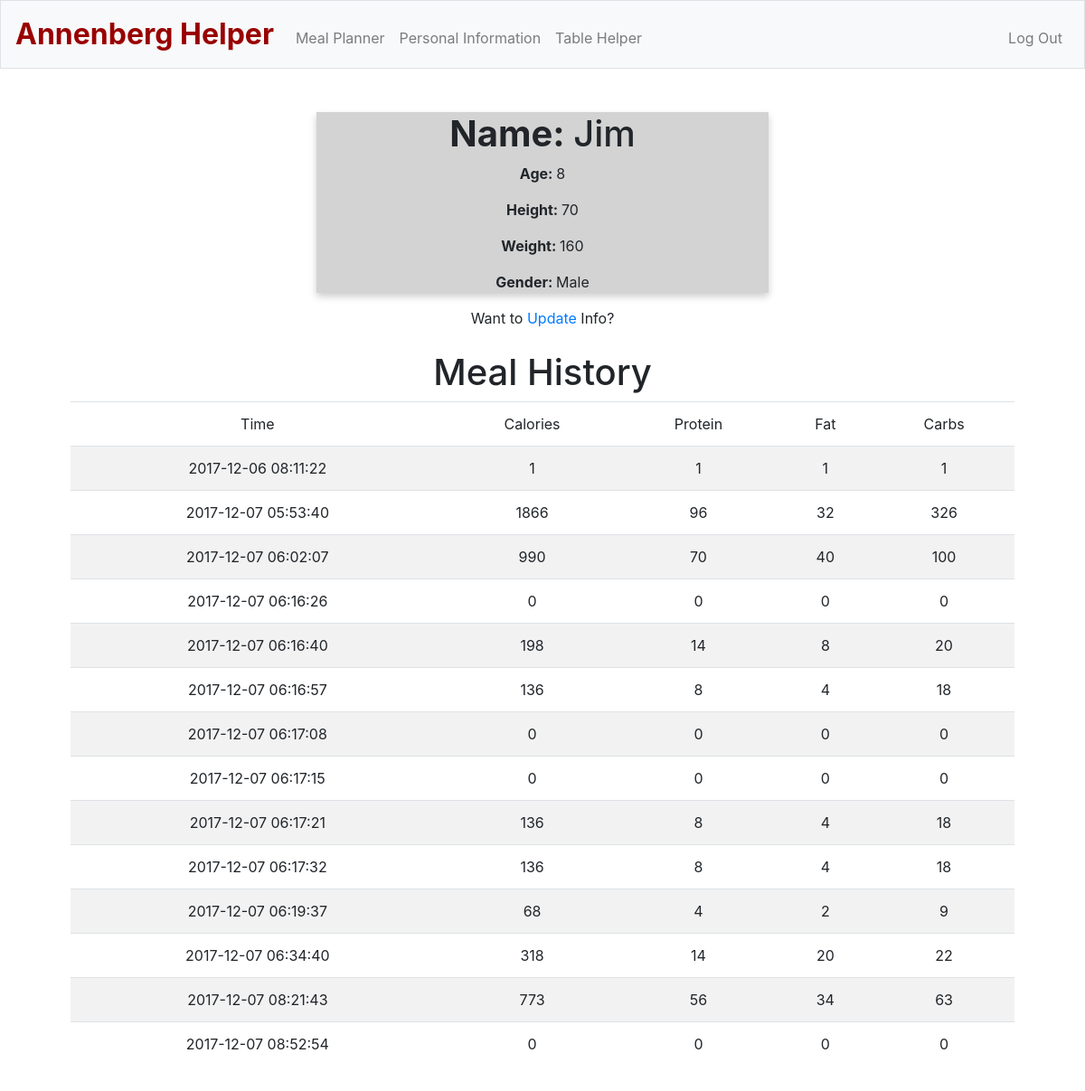
Page /personal_info (signed in) on the committed database.
### tables this page shows
CREATE TABLE "users" ('id' INTEGER PRIMARY KEY AUTOINCREMENT NOT NULL, 'username' TEXT NOT NULL,'hash' TEXT NOT NULL, 'name' TEXT);

CREATE TABLE 'user_information' ('age' INTEGER, 'gender' TEXT, 'height' NUMERIC, 'weight' NUMERIC, 'bmr' NUMERIC, 'id' INTEGER);

CREATE TABLE 'meals' ('time' DATETIME DEFAULT CURRENT_TIMESTAMP, 'calories' INTEGER, 'protein' INTEGER, 'fat' INTEGER, 'carbs' INTEGER, 'id' INTEGER);

### application.py (the view)
@app.route("/personal_info", methods=["GET"])
@login_required
def personal_info():
    personal_info = db.execute("SELECT * FROM user_information WHERE id=:id", id=session["user_id"])
    name = db.execute("SELECT name FROM users WHERE id=:id", id=session["user_id"])
    meals = db.execute("SELECT * FROM meals WHERE id=:id", id=session["user_id"])
    return render_template("personal_info.html",
                           name=name[0]["name"],
                           weight=personal_info[0]["weight"],
                           height=personal_info[0]["height"],
                           age=personal_info[0]["age"],
                           gender=personal_info[0]["gender"],
                           meals=meals)

### application.py (called while the page is built)
@app.after_request
def after_request(response):
    response.headers["Cache-Control"] = "no-cache, no-store, must-revalidate"
    response.headers["Expires"] = 0
    response.headers["Pragma"] = "no-cache"
    return response

### helpers.py (called while the page is built)
def login_required(f):
    @wraps(f)
    def decorated_function(*args, **kwargs):
        if session.get("user_id") is None:
            return redirect("/login")
        return f(*args, **kwargs)
    return decorated_function

### templates/personal_info.html (shortened to what this page needs)
{% extends "layout.html" %}
{% block main %}
    <div class="profile">
        <h1><b>Name:  </b>{{name}}</h1>
        <p><b>Age:  </b>{{age}}</p>
        <p><b>Height:  </b>{{height}}</p>
        <p><b>Weight:  </b>{{weight}}</p>
        <p><b>Gender:  </b>{{gender}}</p>
    </div>
    <div style="text-align:center">
        Want to <a href="/update_personal_info">Update</a> Info?
    </div>
    <h1>Meal History</h1>
    <table class="table table-striped">
        <thead>
            <tr>
                <td>Time</td>
                <td>Calories</td>
                <td>Protein</td>
                <td>Fat</td>
                <td>Carbs</td>
            </tr>
        </thead>
        <tbody>
            {% for meal in meals %}
                <tr>
                    <td>{{meal.time}}</td>
                    <td>{{meal.calories}}</td>
                    <td>{{meal.protein}}</td>
                    <td>{{meal.fat}}</td>
                    <td>{{meal.carbs}}</td>
                </tr>
            {% endfor %}
        </tbody>
    </table>
{% endblock %}

### templates/layout.html (shortened to what this page needs)
<!DOCTYPE html>
<html lang="en">
    <head>
        <link href="https://maxcdn.bootstrapcdn.com/bootstrap/4.0.0-beta.2/css/bootstrap.min.css" rel="stylesheet"/>
        <link href="/static/styles.css" rel="stylesheet"/>
    </head>
    <body>
        <nav class="navbar navbar-expand-md navbar-light bg-light border">
            <a class="navbar-brand" href="/" style="color:#990000;font-weight:bold">Annenberg Helper</a>
            <div class="collapse navbar-collapse" id="navbar">
                {% if session.user_id %}
                    <ul class="navbar-nav mr-auto mt-2">
                        <li class="nav-item"><a class="nav-link" href="/meal_plan">Meal Planner</a></li>
                        <li class="nav-item"><a class="nav-link" href="/personal_info">Personal Information</a></li>
                        <li class="nav-item"><a class="nav-link" href="/table_helper">Table Helper</a></li>
                    </ul>
                    <ul class="navbar-nav ml-auto mt-2">
                        <li class="nav-item"><a class="nav-link" href="/logout">Log Out</a></li>
                    </ul>
                {% else %}
                    <ul class="navbar-nav ml-auto mt-2">
                        <li class="nav-item"><a class="nav-link" href="/register">Register</a></li>
                        <li class="nav-item"><a class="nav-link" href="/login">Log In</a></li>
                    </ul>
                {% endif %}
            </div>
        </nav>
        <main class="container p-5">
            {% block main %}{% endblock %}
        </main>
    </body>
</html>

### static/styles.css (style rules this page uses)
nav .navbar-brand { font-size: xx-large; }
main { overflow-x: auto; text-align: center; }

### templates/personal_info.html (style rules this page uses)
.profile { box-shadow: 0 4px 8px 0 rgba(0, 0, 0, 0.2); max-width: 500px; margin: auto; text-align: center; background-color: lightgrey; }

### rows in the picture
users: name "Jim"
user_information: gender "Male"
meals: time "2017-12-06 08:11:22", calories "1", protein "1", fat "1", carbs "1"
meals: time "2017-12-07 05:53:40", calories "1866", protein "96", fat "32", carbs "326"
meals: time "2017-12-07 06:02:07", calories "990", protein "70", fat "40", carbs "100"
meals: time "2017-12-07 06:16:26", calories "0", protein "0", fat "0", carbs "0"
meals: time "2017-12-07 06:16:40", calories "198", protein "14", fat "8", carbs "20"
meals: time "2017-12-07 06:16:57", calories "136", protein "8", fat "4", carbs "18"
meals: time "2017-12-07 06:17:08", calories "0", protein "0", fat "0", carbs "0"
meals: time "2017-12-07 06:17:15", calories "0", protein "0", fat "0", carbs "0"
meals: time "2017-12-07 06:17:21", calories "136", protein "8", fat "4", carbs "18"
meals: time "2017-12-07 06:17:32", calories "136", protein "8", fat "4", carbs "18"
meals: time "2017-12-07 06:19:37", calories "68", protein "4", fat "2", carbs "9"
meals: time "2017-12-07 06:34:40", calories "318", protein "14", fat "20", carbs "22"
meals: time "2017-12-07 08:21:43", calories "773", protein "56", fat "34", carbs "63"
meals: time "2017-12-07 08:52:54", calories "0", protein "0", fat "0", carbs "0"

### other values in the picture
{{ age }} "8"
{{ height }} "70"
{{ weight }} "160"
